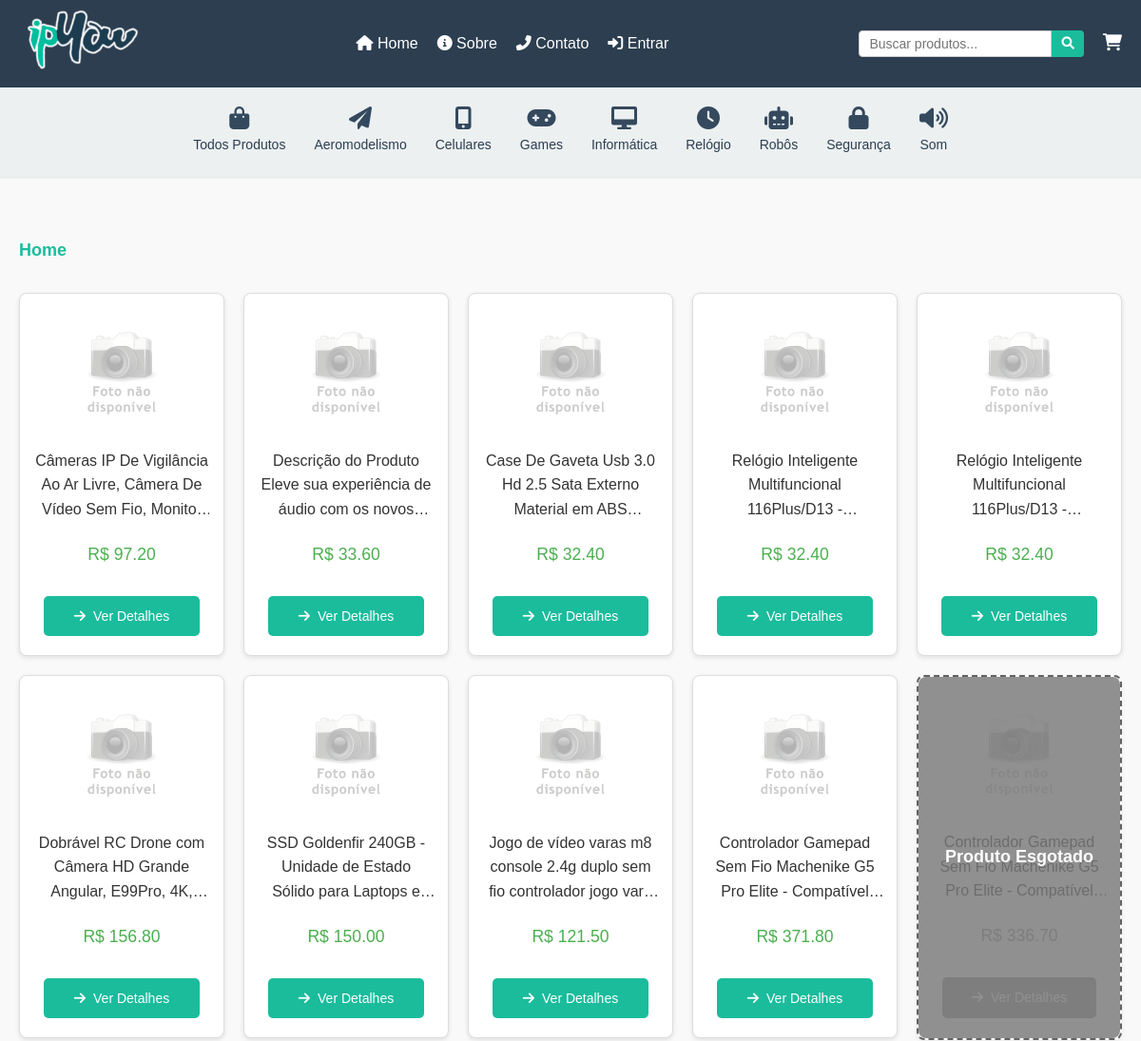
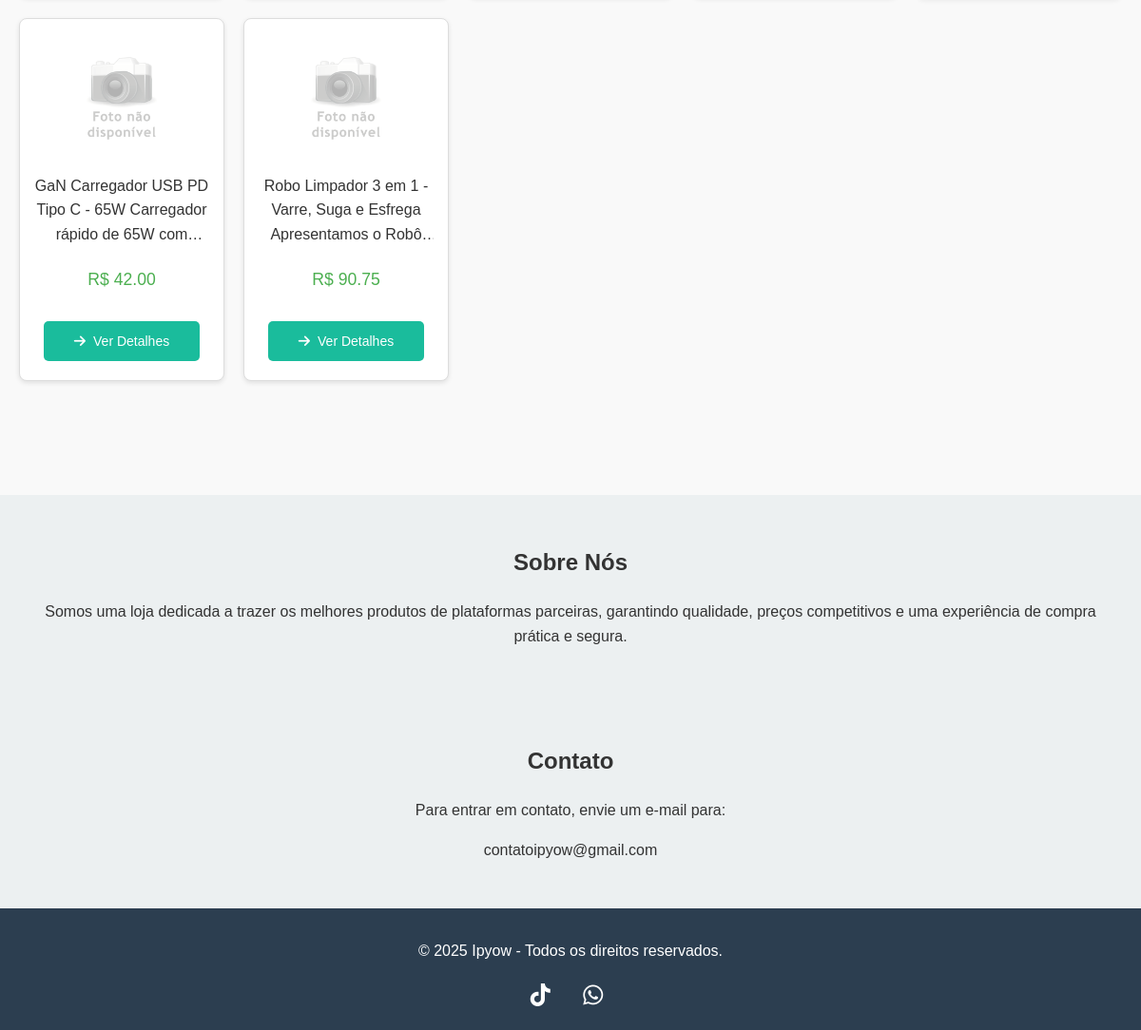
Screenshot of /site/loja/index with the database file from the repository (2 pictures, top to bottom).
### models.py (models this page shows, shortened)
class Categoria(db.Model):
    id = db.Column(db.Integer, primary_key=True)
    nome = db.Column(db.String(100), nullable=False, unique=True)
    descricao = db.Column(db.String(255))
    icone = db.Column(db.String(50))  # Nova coluna para armazenar o código do ícone
    subcategorias = db.relationship('Subcategoria', backref='categoria', lazy=True)

class Produto(db.Model):
    id = db.Column(db.Integer, primary_key=True)
    nome = db.Column(db.String(100), nullable=False)
    descricao = db.Column(db.String(255))
    preco_venda = db.Column(db.Numeric(10, 2), nullable=False, default=Decimal('0.00'))
    preco_custo = db.Column(db.Numeric(10, 2), nullable=False, default=Decimal('0.00'))
    margem_lucro = db.Column(db.Numeric(10, 2), nullable=False, default=Decimal('20.00'))
    subcategoria_id = db.Column(db.Integer, db.ForeignKey('subcategoria.id'), nullable=True)
    codigo_barra = db.Column(db.String(13), unique=True, nullable=False)
    imagem_codigo_barra = db.Column(db.String(500))
    status = db.Column(db.String(50), default="ativo")
    peso = db.Column(db.Float, nullable=False)
    largura = db.Column(db.Float, nullable=False)
    altura = db.Column(db.Float, nullable=False)
    comprimento = db.Column(db.Float, nullable=False)

### views/site/loja.py (the view)
@loja_bp.route('/')
@loja_bp.route('/index')
def index():
    categoria_id = request.args.get('categoria_id', type=int)
    query = Produto.query
    if categoria_id:
        query = query.join(Subcategoria).filter(Subcategoria.categoria_id == categoria_id)
    produtos = query.limit(20).all()
    produtos_com_precos = []
    for produto in produtos:
        preco = produto.preco_venda
        status = produto.status
        estoque_total = sum(
            mov.quantidade if mov.tipo == 'entrada' else -mov.quantidade
            for mov in produto.movimentacoes
        )
        if status == "ativo":
            imagem_produto = ProdutoImagem.query.filter_by(produto_id=produto.id).first()
            caminho_imagem = verificar_imagem_existe(imagem_produto)
            produtos_com_precos.append({
                'produto': produto,
                'preco': preco,
                'imagem_url': caminho_imagem,
                'estoque_zerado': estoque_total == 0
            })
    return render_template(
        'site/index.html',
        produtos=produtos_com_precos,
        page_title='Home',
        categoria_id=categoria_id,
        user=session.get('user'),  # Passar o usuário logado para o template
        total_itens=calcular_itens_carrinho()  # Passar o número total de itens no carrinho
    )

### app.py (called while the page is built)
@app.context_processor
def inject_categorias():
    categorias_db = Categoria.query.all()
    categorias = sorted(
        ((categoria.id, categoria) for categoria in categorias_db),
        key=lambda x: x[1].nome
    )
    categorias_dict = {}
    for categoria_id, categoria in categorias:
        icon = categoria.icone if categoria.icone else 'fas fa-question'
        categoria.icon = icon  # Adiciona o ícone dinamicamente à categoria
        categorias_dict[categoria_id] = categoria
    return {'categorias': categorias_dict}

### utils.py (called while the page is built)
def calcular_itens_carrinho():
    carrinho = session.get('carrinho', {})
    total_itens = sum(item['quantidade'] for item in carrinho.values())
    return total_itens

def verificar_imagem_existe(imagem_produto):
    base_path = 'static'
    if isinstance(imagem_produto, str):
        caminho_imagem = imagem_produto.lstrip('/')
        full_path = os.path.join(base_path, caminho_imagem)
        if os.path.isfile(full_path):
            return caminho_imagem
    elif imagem_produto and hasattr(imagem_produto, 'caminho_imagem'):
        caminho_imagem = imagem_produto.caminho_imagem.lstrip('/')
        full_path = os.path.join(base_path, caminho_imagem)
        if os.path.isfile(full_path):
            return caminho_imagem
    return 'img/semImagem.png'

### templates/site/index.html (shortened to what this page needs)
{% extends "site/base.html" %}
{% block content %}
<link rel="stylesheet" href="{{ url_for('static', filename='css/site/index.css') }}">
<div class="index-container">
    <div class="container">
        <div class="breadcrumbs">
            <span>{{ page_title }}</span>
        </div>
        <div class="product-grid">
            {% for item in produtos %}
            <div class="product-card {% if item.estoque_zerado %}estoque-zerado{% endif %}" data-categoria="{{ item.produto.subcategoria.categoria_id }}">
                {% if item.estoque_zerado %}
                <div class="product-out-of-stock">
                    Produto Esgotado
                </div>
                {% endif %}
                <img src="{{ url_for('static', filename=item.imagem_url) }}" alt="{{ item.produto.nome }}" class="product-image">
                <div class="product-description">
                    <div class="product-title">{{ item.produto.descricao }}</div>
                    <div class="product-price">R$ {{ "%.2f"|format(item.preco) }}</div>
                </div>
               <a href="{% if not item.estoque_zerado %}{{ url_for('loja.product_detail', produto_id=item.produto.id) }}{% endif %}"
                   class="btn btn-default{% if item.estoque_zerado %} disabled{% endif %}"
                   {% if item.estoque_zerado %}tabindex="-1" aria-disabled="true"{% endif %}>
                   <i class="fas fa-arrow-right"></i> Ver Detalhes
               </a>
            </div>
            {% endfor %}
        </div>
    </div>
</div>
{% endblock %}

### templates/site/base.html (shortened to what this page needs)
<!DOCTYPE html>
<html lang="pt-BR">
<head>
    <link href="https://cdnjs.cloudflare.com/ajax/libs/font-awesome/6.0.0-beta3/css/all.min.css" rel="stylesheet">
    <link rel="stylesheet" href="https://cdnjs.cloudflare.com/ajax/libs/font-awesome/6.0.0-beta3/css/all.min.css">
    <link rel="stylesheet" href="{{ url_for('static', filename='css/site/_geral.css') }}">
</head>
<body>
    <nav class="navbar">
        <div class="container">
            <div class="logo">
                <a href="/"><img src="{{ url_for('static', filename='img/geral/logo.png') }}" alt="Loja Ipyow"></a>
            </div>
            <div class="menu-and-actions">
                <ul class="menu">
                    <li><a href="/"><i class="fas fa-home"></i> Home</a></li>
                    <li><a href="#sobre"><i class="fas fa-info-circle"></i> Sobre</a></li>
                    <li><a href="#contato"><i class="fas fa-phone-alt"></i> Contato</a></li>
                    <li>
                        {% if session.get('user') %}
                            <div class="dropdown">
                                <a href="#" class="dropdown-toggle"><i class="fas fa-user"></i> {{ session['user'] }}</a>
                                <div class="dropdown-menu">
                                    <a href="{{ url_for('loja.logout') }}" class="dropdown-item"><i class="fas fa-sign-out-alt"></i> Sair</a>
                                </div>
                            </div>
                        {% else %}
                            <a href="{{ url_for('loja.login') }}"><i class="fas fa-sign-in-alt"></i> Entrar</a>
                        {% endif %}
                    </li>
                </ul>
            </div>
            <div class="search-cart">
                <form action="/search" method="GET" class="search-bar">
                    <input type="text" name="q" placeholder="Buscar produtos...">
                    <button type="submit"><i class="fas fa-search"></i></button>
                </form>
                <a href="{{ url_for('cart.cart') }}" class="cart-icon">
                    <i class="fas fa-shopping-cart"></i>
                </a>
            </div>
        </div>
    </nav>
    <div class="category-bar">
        <div class="container">
            <ul class="category-list">
                <li>
                    <a href="{{ url_for('loja.index') }}" id="select-all-btn" class="category-link">
                        <i class="fa fa-shopping-bag"></i>
                        <span>Todos Produtos</span>
                    </a>
                </li>
                {% for categoria_id, categoria in categorias.items() %}
                <li>
                    <a href="{{ url_for('loja.index', categoria_id=categoria_id) }}"
                       class="category-link {% if categoria_id == categoria_id %}active{% endif %}">
                        <i class="{{ categoria.icon }}"></i>
                        <span>{{ categoria.nome }}</span>
                    </a>
                </li>
                {% endfor %}
            </ul>
        </div>
    </div>
      <div class="flash-messages-container">
      </div>
    {% block content %}
    {% endblock %}
    <section id="sobre" class="sobre">
        <h2>Sobre Nós</h2>
        <p>Somos uma loja dedicada a trazer os melhores produtos de plataformas parceiras, garantindo qualidade, preços competitivos e uma experiência de compra prática e segura.</p>
    </section>
    <section id="contato" class="contato">
        <h2>Contato</h2>
        <p>Para entrar em contato, envie um e-mail para:</p>
        <p class="email-link">contatoipyow@gmail.com</p>
    </section>
     <footer class="footer">
        <p>&copy; 2025 Ipyow - Todos os direitos reservados.</p>
        <div class="social-media">
            <a href="https://www.tiktok.com/@ypiowtec" target="_blank" class="social-icon">
                <i class="fab fa-tiktok"></i>
            </a>
            <a href="https://wa.me/34984228754" target="_blank" class="social-icon">
                <i class="fab fa-whatsapp"></i>
            </a>
        </div>
    </footer>
</body>
</html>

### static/css/site/_geral.css (style rules this page uses)
body, ul, li, a, form, input, button { margin: 0; padding: 0; box-sizing: border-box; }
body { font-family: Arial, sans-serif; line-height: 1.6; background-color: #f9f9f9; color: #333; }
.cart-icon { color: #fff; font-size: 18px; position: relative; text-decoration: none; transition: color 0.3s; }
.flash-messages-container { position: relative; height: 25px; margin-bottom: 1rem; overflow: hidden; display: flex; align-items: center; justify-content: center; background-color: transparent; border: none; width: 100%; box-sizing: border-box; }
.navbar { background-color: #2c3e50; color: #fff; padding: 10px 20px; box-shadow: 0 2px 4px rgba(0, 0, 0, 0.1); }
.navbar .container { display: flex; justify-content: space-between; align-items: center; max-width: 1200px; margin: 0 auto; }
.logo img { height: 64px; }
.menu { list-style: none; display: flex; align-items: center; }
.menu li { position: relative; margin-left: 20px; }
.menu a { text-decoration: none; color: #fff; font-size: 16px; transition: color 0.3s; }
.search-cart { display: flex; align-items: center; }
.search-bar { display: flex; margin-right: 20px; }
.search-bar input { padding: 5px 10px; border: 1px solid #ccc; border-radius: 4px 0 0 4px; outline: none; font-size: 14px; }
.search-bar button { background-color: #1abc9c; border: none; color: #fff; padding: 5px 10px; border-radius: 0 4px 4px 0; cursor: pointer; transition: background-color 0.3s; }
.category-bar .container { display: flex; justify-content: center; overflow-x: auto; background-color: #ecf0f1; padding-top: 20px; padding-bottom: 25px; }
.category-list { list-style: none; display: flex; align-items: center; gap: 30px; padding: 0; margin: 0; width: auto; }
.category-list li { text-align: center; flex-grow: 0; display: flex; justify-content: center; margin: 0; }
.category-list a { text-decoration: none; color: #2c3e50; font-size: 14px; display: flex; flex-direction: column; align-items: center; transition: color 0.3s; }
.category-list i { font-size: 24px; margin-bottom: 5px; color: #34495e; transition: color 0.3s; }
.btn { display: inline-flex; align-items: center; justify-content: center; padding: 10px 20px; font-size: 14px; border-radius: 5px; background-color: #495057; text-decoration: none; color: white; text-align: center; cursor: pointer; margin: 20px 10px; border: none; transition: background-color 0.3s ease, transform 0.3s ease; min-width: 120px; }
.btn-default { background-color: #1abc9c; }
.btn i { margin-right: 8px; }
.sobre { padding: 2rem; text-align: center; background: #ecf0f1; margin-top: 100px; }
.contato { padding: 2rem; text-align: center; background: #ecf0f1; }
.footer { text-align: center; padding: 1rem; background: #2c3e50; color: #fff; }
.social-media { margin-top: 1rem; }
.social-icon { margin: 0 10px; font-size: 1.5rem; color: #fff; text-decoration: none; transition: all 0.3s ease; }
.social-icon i { margin-right: 8px; }

### rows the page displays
Categoria: nome "Aeromodelismo"
Categoria: nome "Celulares"
Categoria: nome "Games"
Categoria: nome "Informática"
Categoria: nome "Relógio"
Categoria: nome "Robôs"
Categoria: nome "Segurança"
Categoria: nome "Som"
Produto: produto.descricao "Câmeras IP De Vigilância Ao Ar Livre, Câmera De Vídeo Sem Fio,…", preco "97.20"
Produto: produto.descricao "Descrição do Produto Eleve sua experiência de áudio com os…", preco "33.60"
Produto: produto.descricao "Case De Gaveta Usb 3.0 Hd 2.5 Sata Externo Material em…", preco "32.40"
Produto: produto.descricao "Relógio Inteligente Multifuncional 116Plus/D13…", preco "32.40"
Produto: produto.descricao "Relógio Inteligente Multifuncional 116Plus/D13…", preco "32.40"
Produto: produto.descricao "Dobrável RC Drone com Câmera HD Grande Angular, E99Pro,…", preco "156.80"
Produto: produto.descricao "SSD Goldenfir 240GB - Unidade de Estado Sólido para Laptops…", preco "150.00"
Produto: produto.descricao "Jogo de vídeo varas m8 console 2.4g duplo sem fio controlador jogo…", preco "121.50"
Produto: produto.descricao "Controlador Gamepad Sem Fio Machenike G5 Pro Elite -…", preco "371.80"
Produto: produto.descricao "Controlador Gamepad Sem Fio Machenike G5 Pro Elite -…"
Produto: produto.descricao "GaN Carregador USB PD Tipo C - 65W Carregador rápido de 65W…", preco "42.00"
Produto: produto.descricao "Robo Limpador 3 em 1 - Varre, Suga e Esfrega Apresentamos o…", preco "90.75"

### other values shown
{{ page_title }} "Home"
